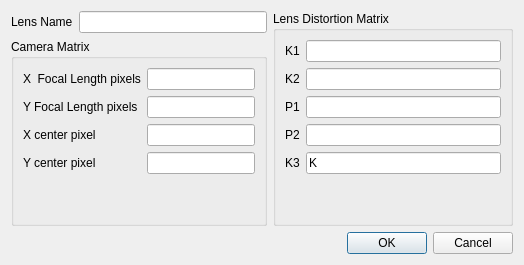
<?xml version="1.0" encoding="UTF-8"?>
<ui version="4.0">
 <class>lensDialog</class>
 <widget class="QDialog" name="lensDialog">
  <property name="geometry">
   <rect>
    <x>0</x>
    <y>0</y>
    <width>524</width>
    <height>265</height>
   </rect>
  </property>
  <property name="windowTitle">
   <string>Lens parameters</string>
  </property>
  <layout class="QGridLayout" name="gridLayout">
   <item row="0" column="0">
    <layout class="QHBoxLayout" name="horizontalLayout">
     <item>
      <widget class="QLabel" name="label">
       <property name="text">
        <string>Lens Name</string>
       </property>
      </widget>
     </item>
     <item>
      <widget class="QLineEdit" name="name"/>
     </item>
    </layout>
   </item>
   <item row="0" column="1" rowspan="2">
    <widget class="QGroupBox" name="groupBox_2">
     <property name="title">
      <string>Lens Distortion Matrix</string>
     </property>
     <layout class="QFormLayout" name="formLayout_2">
      <item row="0" column="0">
       <widget class="QLabel" name="label_6">
        <property name="text">
         <string>K1</string>
        </property>
       </widget>
      </item>
      <item row="0" column="1">
       <widget class="QLineEdit" name="K1"/>
      </item>
      <item row="1" column="0">
       <widget class="QLabel" name="label_7">
        <property name="text">
         <string>K2</string>
        </property>
       </widget>
      </item>
      <item row="1" column="1">
       <widget class="QLineEdit" name="K2"/>
      </item>
      <item row="2" column="0">
       <widget class="QLabel" name="label_8">
        <property name="text">
         <string>P1</string>
        </property>
       </widget>
      </item>
      <item row="2" column="1">
       <widget class="QLineEdit" name="P1"/>
      </item>
      <item row="3" column="0">
       <widget class="QLabel" name="label_9">
        <property name="text">
         <string>P2</string>
        </property>
       </widget>
      </item>
      <item row="3" column="1">
       <widget class="QLineEdit" name="P2"/>
      </item>
      <item row="4" column="0">
       <widget class="QLabel" name="label_10">
        <property name="text">
         <string>K3</string>
        </property>
       </widget>
      </item>
      <item row="4" column="1">
       <widget class="QLineEdit" name="K3">
        <property name="text">
         <string>K</string>
        </property>
       </widget>
      </item>
     </layout>
    </widget>
   </item>
   <item row="1" column="0">
    <widget class="QGroupBox" name="groupBox">
     <property name="title">
      <string>Camera Matrix</string>
     </property>
     <layout class="QFormLayout" name="formLayout">
      <item row="2" column="0">
       <widget class="QLabel" name="label_3">
        <property name="text">
         <string>Y Focal Length pixels</string>
        </property>
       </widget>
      </item>
      <item row="2" column="1">
       <widget class="QLineEdit" name="yFv"/>
      </item>
      <item row="3" column="0">
       <widget class="QLabel" name="label_4">
        <property name="text">
         <string>X center pixel</string>
        </property>
       </widget>
      </item>
      <item row="3" column="1">
       <widget class="QLineEdit" name="XFc"/>
      </item>
      <item row="4" column="0">
       <widget class="QLabel" name="label_5">
        <property name="text">
         <string>Y center pixel  </string>
        </property>
       </widget>
      </item>
      <item row="4" column="1">
       <widget class="QLineEdit" name="YFc"/>
      </item>
      <item row="1" column="0">
       <widget class="QLabel" name="label_2">
        <property name="text">
         <string>X  Focal Length pixels</string>
        </property>
       </widget>
      </item>
      <item row="1" column="1">
       <widget class="QLineEdit" name="xFv"/>
      </item>
     </layout>
    </widget>
   </item>
   <item row="2" column="0" colspan="2">
    <widget class="QDialogButtonBox" name="buttonBox">
     <property name="orientation">
      <enum>Qt::Horizontal</enum>
     </property>
     <property name="standardButtons">
      <set>QDialogButtonBox::Cancel|QDialogButtonBox::Ok</set>
     </property>
    </widget>
   </item>
  </layout>
 </widget>
 <resources/>
 <connections>
  <connection>
   <sender>buttonBox</sender>
   <signal>accepted()</signal>
   <receiver>lensDialog</receiver>
   <slot>accept()</slot>
   <hints>
    <hint type="sourcelabel">
     <x>248</x>
     <y>254</y>
    </hint>
    <hint type="destinationlabel">
     <x>157</x>
     <y>274</y>
    </hint>
   </hints>
  </connection>
  <connection>
   <sender>buttonBox</sender>
   <signal>rejected()</signal>
   <receiver>lensDialog</receiver>
   <slot>reject()</slot>
   <hints>
    <hint type="sourcelabel">
     <x>316</x>
     <y>260</y>
    </hint>
    <hint type="destinationlabel">
     <x>286</x>
     <y>274</y>
    </hint>
   </hints>
  </connection>
 </connections>
</ui>
